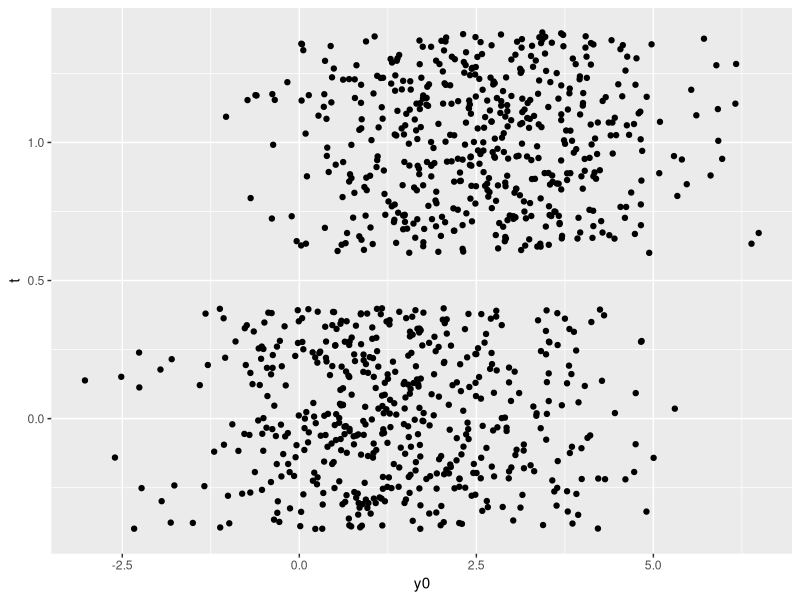

Here is the R script that generated this plot: (Note: this script raises an error after producing the figure.)
# R script to generate some data 
library(tidyverse)

set.seed(123)
N <- 1000

# 2 random covariates
x1 <- runif(N, 0, 1)
x2 <- rnorm(N, 0, 0.5)

# Some noise
e <- rnorm(N, 0, 1)

# Treatment effect
d <- rnorm(N, 1, 1)

# Potential outcomes
y0 <- x1 * 4 + x2 + e
y1 <- y0 + d

# Treatment assignment
ts <- c()
for(i in 1:N) {
    t <- sample(c(0,1), 1, prob=c(1-x1[[i]], x1[[i]]))
    ts <- c(ts, t)
}

df <- data.frame(
    x1=x1, 
    x2=rnorm(N, 1, 2),
    x3=x2,
    y0=y0,
    y1=y1,
    t=ts,
    y=ts * y1 + (1-ts) * y0
)
df %>% ggplot(aes(x=y0, y=t)) + geom_point(position='jitter') 

summary(lm(y ~ t, data=df))

dmeans <- mean(df %>% filter(t == 1) %>% .$y) - mean(df %>% filter(t == 0) %>% .$y)
treat_effect <- mean(df$y1) - mean(df$y0) 
treat_effect
dmeans

library(here)
df %>% write_tsv(here('lab1/thescience.tsv'))

cor(df$t, df$y0)

df$t2 <- sample(c(0,1), N, replace=T)
df$y2 <- df$t2 * y1 + (1 - df$t2) * y0

dmeans <- mean(df %>% filter(t2 == 1) %>% .$y2) - mean(df %>% filter(t2 == 0) %>% .$y2)
cor(df$t2, df$y0)
dmeans
treat_effect

df %>% ggplot(aes(x=y, y=t2)) + geom_point(position='jitter') 
df %>% ggplot(aes(x=y2, y=t2)) + geom_point(position='jitter') 
summary(lm(y2 ~ t2, data=df))

